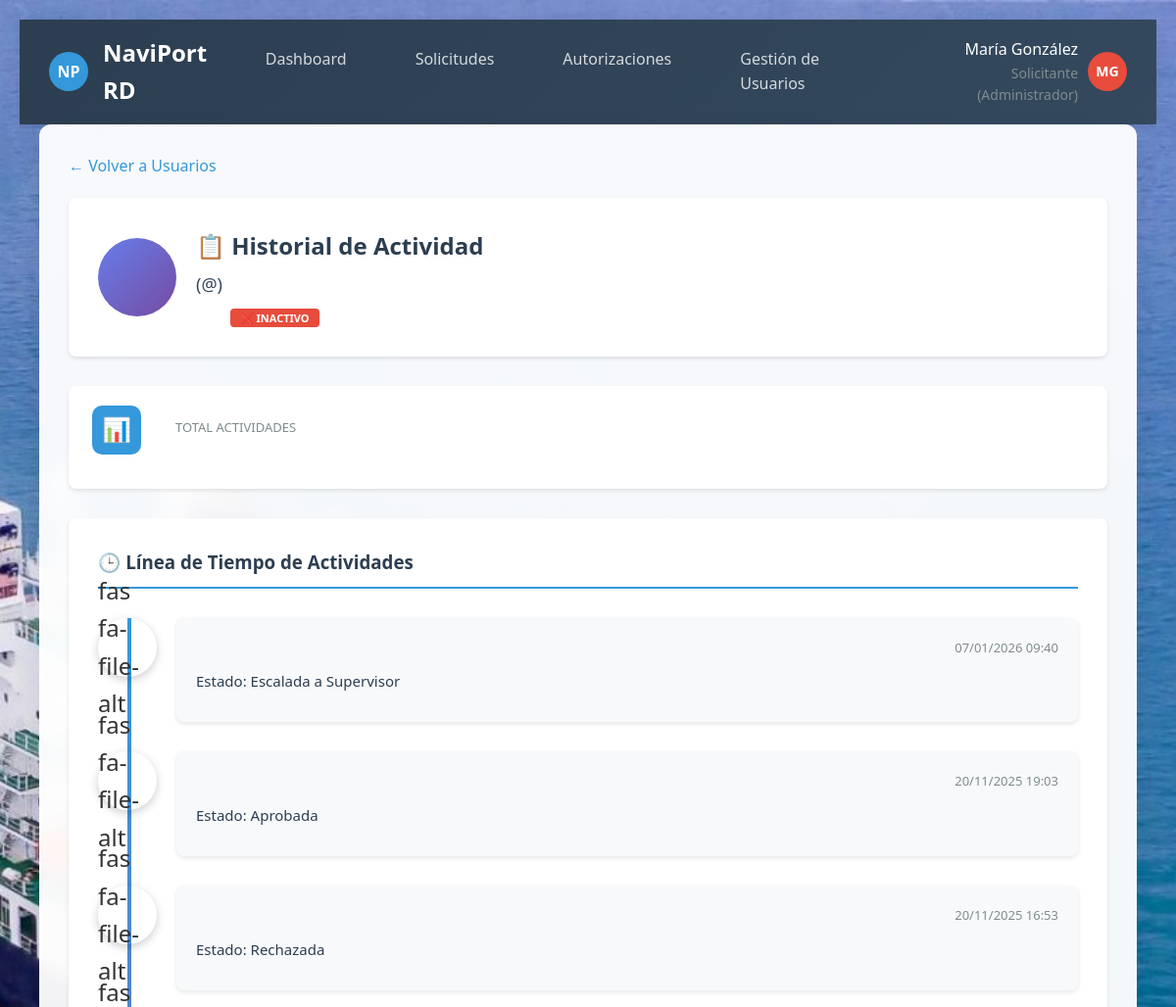
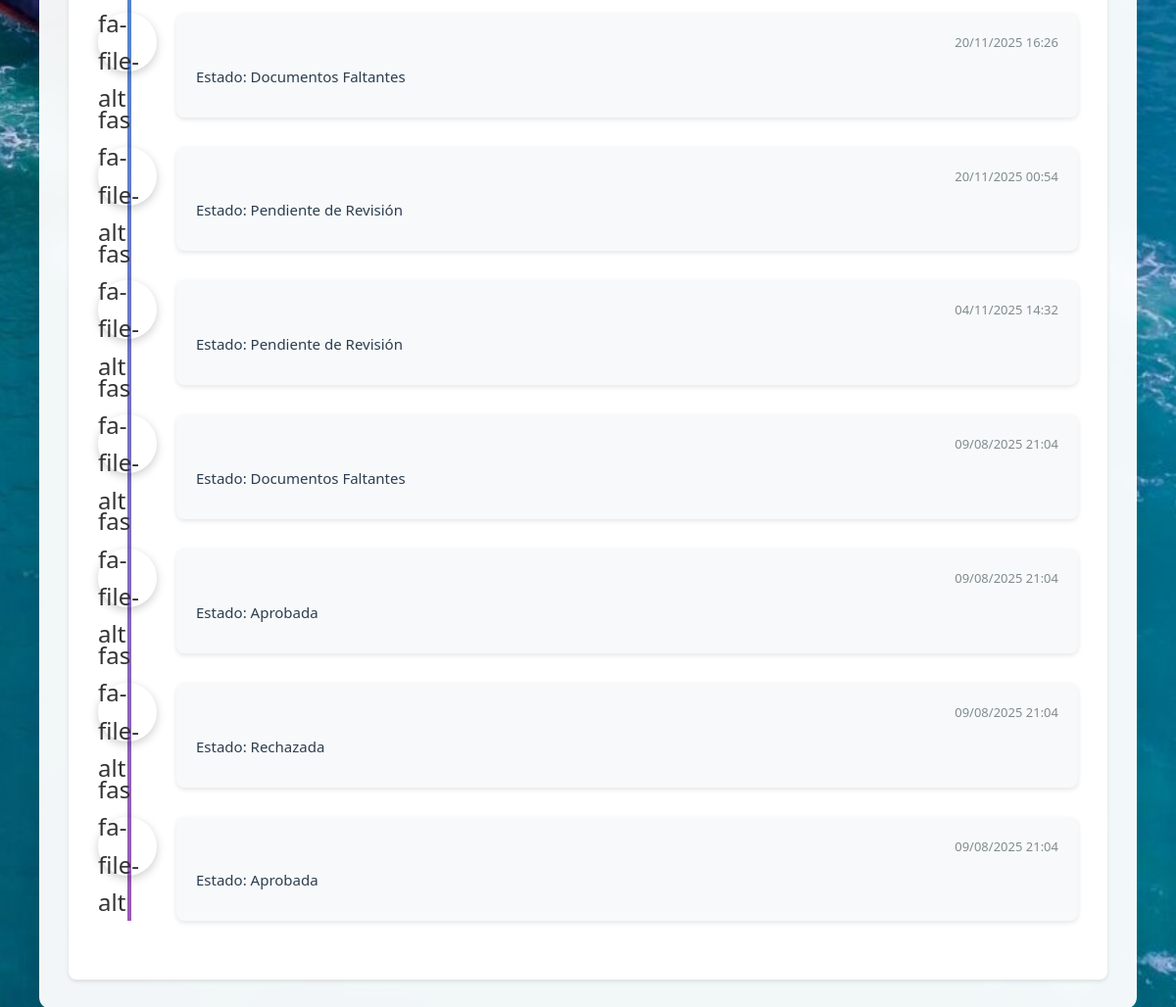
Screenshot of /accounts/usuarios/10/historial/ (signed in) with the database file from the repository (2 pictures, top to bottom).
### accounts/models.py (models this page shows, shortened)
class User(AbstractUser):
    ROLE_CHOICES = [
        ('solicitante', 'Solicitante'),
        ('evaluador', 'Evaluador Portuario'),
        ('supervisor', 'Supervisor'),
        ('admin_tic', 'Administrador TIC'),
        ('oficial_acceso', 'Oficial de Acceso Físico'),
        ('direccion', 'Dirección Logística'),
    ]
    role = models.CharField(
        max_length=20,
        choices=ROLE_CHOICES,
        default='solicitante',
        verbose_name='Rol'
    )
    cedula_rnc = models.CharField(
        max_length=20,
        unique=True,
        validators=[
            RegexValidator(
                regex=r'^(\d{3}-\d{7}-\d{1}|\d{3}-\d{5}-\d{1})$',
                message='Formato inválido. Use XXX-XXXXXXX-X para cédula o XXX-XXXXX-X para RNC'
            )
        ],
        verbose_name='Cédula/RNC'
    )
    telefono = models.CharField(
        max_length=15,
        blank=True,
        validators=[
            RegexValidator(
                regex=r'^\+?1?\d{9,15}$',
                message='Número de teléfono inválido'
            )
        ],
        verbose_name='Teléfono'
    )
    empresa = models.ForeignKey(
        'Empresa',
        on_delete=models.SET_NULL,
        null=True,
        blank=True,
        related_name='usuarios',
        verbose_name='Empresa'
    )
    es_admin_empresa = models.BooleanField(default=False, verbose_name='Admin de Empresa')
    puede_crear_usuarios = models.BooleanField(default=False, verbose_name='Puede Crear Usuarios')
    activo = models.BooleanField(default=True, verbose_name='Activo')
    created_at = models.DateTimeField(auto_now_add=True, verbose_name='Creado el')
    updated_at = models.DateTimeField(auto_now=True, verbose_name='Actualizado el')
    failed_login_attempts = models.PositiveIntegerField(default=0, verbose_name='Intentos fallidos')
    is_locked = models.BooleanField(default=False, verbose_name='Bloqueado')
    locked_until = models.DateTimeField(null=True, blank=True, verbose_name='Bloqueado hasta')
    last_login_ip = models.GenericIPAddressField(null=True, blank=True, verbose_name='Última IP')
    class Meta:
        verbose_name = 'Usuario'
        verbose_name_plural = 'Usuarios'
        ordering = ['-created_at']
    def get_display_name(self):
        return self.get_full_name() or self.username
    def get_role_display_with_admin(self):
        role_display = self.get_role_display()
        if self.es_admin_empresa and self.role == 'solicitante':
            return f"{role_display} (Administrador)"
        return role_display

### solicitudes/models.py (models this page shows, shortened)
class Solicitud(models.Model):
    ESTADO_CHOICES = [
        ('borrador', 'Borrador'),
        ('recibido', 'Recibida'),
        ('sin_asignar', 'Sin Asignar'),
        ('pendiente', 'Pendiente de Revisión'),
        ('en_revision', 'En Revisión'),
        ('documentos_faltantes', 'Documentos Faltantes'),
        ('aprobada', 'Aprobada'),
        ('rechazada', 'Rechazada'),
        ('vencida', 'Vencida'),
        ('escalada', 'Escalada a Supervisor'),
    ]
    PRIORIDAD_CHOICES = [
        ('normal', 'Normal'),
        ('alta', 'Alta'),
        ('critica', 'Crítica'),
        ('vip', 'VIP Gubernamental'),
    ]
    codigo = models.CharField(
        max_length=20,
        unique=True,
        editable=False,
        verbose_name='Código de Solicitud'
    )
    numero_imo = models.CharField(
        max_length=20,
        blank=True,
        null=True,
        verbose_name='Número IMO',
        help_text='Número de identificación IMO de la embarcación (7 dígitos)'
    )
    naviera = models.CharField(
        max_length=200,
        blank=True,
        null=True,
        verbose_name='Naviera',
        help_text='Nombre de la empresa naviera propietaria de la embarcación'
    )
    solicitante = models.ForeignKey(
        settings.AUTH_USER_MODEL,
        on_delete=models.CASCADE,
        related_name='solicitudes',
        verbose_name='Solicitante'
    )
    empresa = models.ForeignKey(
        'accounts.Empresa',
        on_delete=models.CASCADE,
        related_name='solicitudes',
        verbose_name='Empresa'
    )
    puerto_destino = models.ForeignKey(
        Puerto,
        on_delete=models.CASCADE,
        verbose_name='Puerto de Destino'
    )
    lugar_destino = models.ForeignKey(
        LugarPuerto,
        on_delete=models.CASCADE,
        verbose_name='Lugar de Destino',
        help_text='Lugar específico dentro del puerto',
        null=True,
        blank=True
    )
    motivo_acceso = models.ForeignKey(
        MotivoAcceso,
        on_delete=models.CASCADE,
        verbose_name='Motivo del Acceso'
    )
    fecha_ingreso = models.DateField(verbose_name='Fecha de Ingreso')
    hora_ingreso = models.TimeField(verbose_name='Hora de Ingreso')
    fecha_salida = models.DateField(verbose_name='Fecha de Salida')
    hora_salida = models.TimeField(verbose_name='Hora de Salida')
    descripcion = models.TextField(verbose_name='Descripción Detallada')
    servicios_solicitados = models.ManyToManyField(
        'evaluacion.Servicio',
        related_name='solicitudes',
        blank=True,
        verbose_name='Servicios Solicitados',
        help_text='Servicios específicos que la empresa requiere para esta solicitud'
    )
    estado = models.CharField(
        max_length=25,
        choices=ESTADO_CHOICES,
        default='borrador',
        verbose_name='Estado'
    )
    prioridad = models.CharField(
        max_length=15,
        choices=PRIORIDAD_CHOICES,
        default='normal',
        verbose_name='Prioridad'
    )
    evaluador_asignado = models.ForeignKey(
        settings.AUTH_USER_MODEL,
        on_delete=models.SET_NULL,
        null=True,
        blank=True,
        related_name='solicitudes_asignadas',
        verbose_name='Evaluador Asignado'
    )
    fecha_evaluacion = models.DateTimeField(null=True, blank=True, verbose_name='Fecha de Evaluación')
    comentarios_evaluacion = models.TextField(blank=True, verbose_name='Comentarios de Evaluación')
    motivo_rechazo = models.TextField(blank=True, verbose_name='Motivo de Rechazo')
    vence_el = models.DateTimeField(null=True, blank=True, verbose_name='Vence el')
    tiempo_limite_horas = models.PositiveIntegerField(default=24, verbose_name='Tiempo límite (horas)')
    creada_el = models.DateTimeField(auto_now_add=True, verbose_name='Creada el')
    actualizada_el = models.DateTimeField(auto_now=True, verbose_name='Actualizada el')
    enviada_el = models.DateTimeField(null=True, blank=True, verbose_name='Enviada el')
    class Meta:
        verbose_name = 'Solicitud'
        verbose_name_plural = 'Solicitudes'
        ordering = ['-creada_el']
        indexes = [
            models.Index(fields=['estado', '-creada_el']),
            models.Index(fields=['evaluador_asignado', 'estado']),
            models.Index(fields=['vence_el']),
        ]
    ESTADOS_SOLICITANTE = {
        'borrador': 'borrador',
        'recibido': 'recibida',
        'sin_asignar': 'recibida',
        'pendiente': 'recibida',
        'en_revision': 'recibida',
        'documentos_faltantes': 'documentos_faltantes',
        'escalada': 'recibida',
        'aprobada': 'aprobada',
        'rechazada': 'rechazada',
        'vencida': 'rechazada',
    }
    ESTADOS_SOLICITANTE_CONFIG = {
        'borrador': {'color': 'gray', 'bg_color': '#95a5a6', 'texto': 'Borrador', 'icono': '📝', 'text_color': 'white'},
        'recibida': {'color': 'yellow', 'bg_color': '#f1c40f', 'texto': 'Recibida', 'icono': '📨', 'text_color': '#000000'},
        'documentos_faltantes': {'color': 'orange', 'bg_color': '#e67e22', 'texto': 'Docs. Pendientes', 'icono': '📄', 'text_color': 'white'},
        'aprobada': {'color': 'green', 'bg_color': '#27ae60', 'texto': 'Aprobada', 'icono': '✅', 'text_color': 'white'},
        'rechazada': {'color': 'red', 'bg_color': '#e74c3c', 'texto': 'Rechazada', 'icono': '❌', 'text_color': 'white'},
    }

### accounts/views.py (the view, shortened to what this page needs)
# urls.py: path('usuarios/<int:usuario_id>/historial/', historial_usuario, name='historial_usuario'),
@login_required
def historial_usuario(request, usuario_id):
    usuario = get_object_or_404(User, id=usuario_id)
    puede_ver = False
    if request.user.role in ['evaluador', 'supervisor', 'admin_tic']:
        puede_ver = True
    elif request.user.es_admin_empresa and request.user.empresa == usuario.empresa:
        puede_ver = True
    elif request.user == usuario:
        puede_ver = True
    if not puede_ver:
        messages.error(request, 'No tienes permisos para ver el historial de este usuario.')
        return redirect('accounts:gestionar_usuarios')
    actividades = []
    from solicitudes.models import Solicitud
    solicitudes = Solicitud.objects.filter(solicitante=usuario).order_by('-creada_el')[:10]
    for sol in solicitudes:
        actividades.append({
            'tipo': 'solicitud_creada',
            'icono': 'fas fa-file-alt',
            'color': 'primary',
            'titulo': f'Solicitud creada: {sol.codigo}',
            'descripcion': f'Estado: {sol.get_estado_display()}',
            'fecha': sol.creada_el,
            'url': None  # Agregar URL si existe vista de detalle
        })
    cambios_estado = []
    todas_actividades = actividades + cambios_estado
    todas_actividades.sort(key=lambda x: x['fecha'], reverse=True)
    paginator = Paginator(todas_actividades, 20)
    page = request.GET.get('page')
    actividades_page = paginator.get_page(page)
    stats = {
        'solicitudes_creadas': Solicitud.objects.filter(solicitante=usuario).count(),
        'solicitudes_evaluadas': Solicitud.objects.filter(evaluador_asignado=usuario).count() if usuario.role in ['evaluador', 'supervisor'] else 0,
        'dias_desde_registro': (timezone.now() - usuario.created_at).days,
        'ultimo_login': usuario.last_login,
    }
    context = {
        'usuario': usuario,
        'actividades': actividades_page,
        'stats': stats,
    }
    return render(request, 'accounts/historial_usuario.html', context)

### templates/accounts/historial_usuario.html (shortened to what this page needs)
{% extends 'base.html' %}
{% block content %}
{% if user.role == 'evaluador' or user.role == 'supervisor' or user.role == 'admin_tic' %}
<div class="navbar">
    <div class="navbar-brand">
        <div class="logo">NP</div>
        NaviPort RD
    </div>
    <ul class="navbar-menu">
        <li><a href="{% url 'evaluacion:dashboard' %}" style="color: inherit; text-decoration: none;">Dashboard</a></li>
        <li>Reportes (Futuro)</li>
        <li><a href="{% url 'evaluacion:gestion_licencias_servicios' %}" style="color: inherit; text-decoration: none;">Licencias y Servicios</a></li>
        <li><a href="{% url 'evaluacion:configuracion' %}" style="color: inherit; text-decoration: none;">Configuración</a></li>
    </ul>
    <div class="navbar-user">
        <div style="text-align: right; margin-right: 10px;">
            <div style="font-weight: 500;">{{ user.get_display_name }}</div>
            <div style="font-size: 14px; color: #7f8c8d;">{{ user.get_role_display_with_admin }}</div>
        </div>
        <div class="user-avatar">{{ user.get_display_name|slice:':1'|upper }}{{ user.last_name|slice:':1'|upper }}</div>
        <div class="user-dropdown">
            <a href="{% url 'accounts:logout' %}" class="logout-link">🚪 Salir</a>
        </div>
    </div>
</div>
{% else %}
<div class="navbar">
    <div class="navbar-brand">
        <div class="logo">NP</div>
        NaviPort RD
    </div>
    <ul class="navbar-menu">
        <li><a href="{% url 'solicitudes:dashboard' %}" style="color: inherit; text-decoration: none;">Dashboard</a></li>
        <li><a href="{% url 'solicitudes:mis_solicitudes' %}" style="color: inherit; text-decoration: none;">Solicitudes</a></li>
        <li><a href="{% url 'solicitudes:mis_autorizaciones' %}" style="color: inherit; text-decoration: none;">Autorizaciones</a></li>
        <li><a href="{% url 'accounts:gestionar_usuarios' %}" style="color: inherit; text-decoration: none;">Gestión de Usuarios</a></li>
    </ul>
    <div class="navbar-user">
        <div style="text-align: right; margin-right: 10px;">
            <div style="font-weight: 500;">{{ user.get_display_name }}</div>
            <div style="font-size: 14px; color: #7f8c8d;">{{ user.get_role_display_with_admin }}</div>
        </div>
        <div class="user-avatar">{{ user.get_display_name|slice:':1'|upper }}{{ user.last_name|slice:':1'|upper }}</div>
    </div>
</div>
{% endif %}
<div class="content-area">
    <div style="margin-bottom: 20px;">
        <a href="{% url 'accounts:gestionar_usuarios' %}" style="color: #3498db; text-decoration: none;">← Volver a Usuarios</a>
    </div>
    <div class="page-header" style="background: white; padding: 30px; border-radius: 8px; margin-bottom: 30px; box-shadow: 0 2px 4px rgba(0,0,0,0.1);">
        <div style="display: flex; align-items: center; gap: 20px;">
            <div class="user-avatar-large" style="width: 80px; height: 80px; border-radius: 50%; background: linear-gradient(135deg, #667eea 0%, #764ba2 100%); color: white; display: flex; align-items: center; justify-content: center; font-size: 32px; font-weight: bold;">
            </div>
            <div style="flex: 1;">
                <h2 style="color: #2c3e50; margin: 0 0 5px 0;">
                    📋 Historial de Actividad
                </h2>
                <div style="font-size: 18px; color: #34495e; margin-bottom: 10px;">
                    <strong>{{ usuario_historial.get_full_name }}</strong> (@{{ usuario_historial.username }})
                </div>
                <div style="display: flex; gap: 15px; flex-wrap: wrap;">
                    <span class="badge badge-{{ usuario_historial.role }}">{{ usuario_historial.get_role_display }}</span>
                    {% if usuario_historial.activo %}
                        <span class="badge badge-success">✅ Activo</span>
                    {% else %}
                        <span class="badge badge-danger">❌ Inactivo</span>
                    {% endif %}
                </div>
            </div>
        </div>
    </div>
    <div class="dashboard-cards" style="margin-bottom: 30px;">
        <div class="dashboard-card small">
            <div class="card-header">
                <div class="card-icon" style="background: #3498db;">📊</div>
                <div>
                    <div class="card-title">Total Actividades</div>
                </div>
            </div>
        </div>
    </div>
    <div style="background: white; padding: 30px; border-radius: 8px; box-shadow: 0 2px 4px rgba(0,0,0,0.1);">
        <h3 style="color: #2c3e50; margin-bottom: 30px; border-bottom: 2px solid #3498db; padding-bottom: 10px;">
            🕒 Línea de Tiempo de Actividades
        </h3>
        {% if actividades %}
        <div class="timeline">
            {% for actividad in actividades %}
            <div class="timeline-item">
                <div class="timeline-marker tipo-{{ actividad.tipo }}">
                    {{ actividad.icono }}
                </div>
                <div class="timeline-content">
                    <div class="timeline-header">
                        <span class="timeline-tipo badge badge-{{ actividad.tipo }}">{{ actividad.tipo_display }}</span>
                        <span class="timeline-fecha">{{ actividad.fecha|date:"d/m/Y H:i" }}</span>
                    </div>
                    <div class="timeline-descripcion">
                        {{ actividad.descripcion|safe }}
                    </div>
                </div>
            </div>
            {% endfor %}
        </div>
        {% else %}
        <div style="text-align: center; padding: 60px 20px; color: #7f8c8d;">
            <div style="font-size: 64px; margin-bottom: 20px;">📋</div>
            <h3 style="color: #95a5a6;">Sin Actividades Registradas</h3>
            <p>Este usuario no tiene actividades registradas en el sistema.</p>
        </div>
        {% endif %}
    </div>
</div>
{% endblock %}

### rows the page displays
User: get_display_name "María González", get_role_display_with_admin "Solicitante (Administrador)", get_display_name "M", last_name "G"
Solicitud: fecha "07/01/2026 09:40"
Solicitud: fecha "20/11/2025 19:03"
Solicitud: fecha "20/11/2025 16:53"
Solicitud: fecha "20/11/2025 16:26"
Solicitud: fecha "20/11/2025 00:54"
Solicitud: fecha "04/11/2025 14:32"
Solicitud: fecha "09/08/2025 21:04"
Solicitud: fecha "09/08/2025 21:04"
Solicitud: fecha "09/08/2025 21:04"
Solicitud: fecha "09/08/2025 21:04"

### other values shown
{{ actividad.icono }} "fas fa-file-alt" "fas fa-file-alt" "fas fa-file-alt" "fas fa-file-alt" "fas fa-file-alt" "fas fa-file-alt" "fas fa-file-alt" "fas fa-file-alt" "fas fa-file-alt" "fas fa-file-alt"
{{ actividad.descripcion|safe }} "Estado: Escalada a Supervisor" "Estado: Aprobada" "Estado: Rechazada" "Estado: Documentos Faltantes" "Estado: Pendiente de Revisión" "Estado: Pendiente de Revisión" "Estado: Documentos Faltantes" "Estado: Aprobada" "Estado: Rechazada" "Estado: Aprobada"
